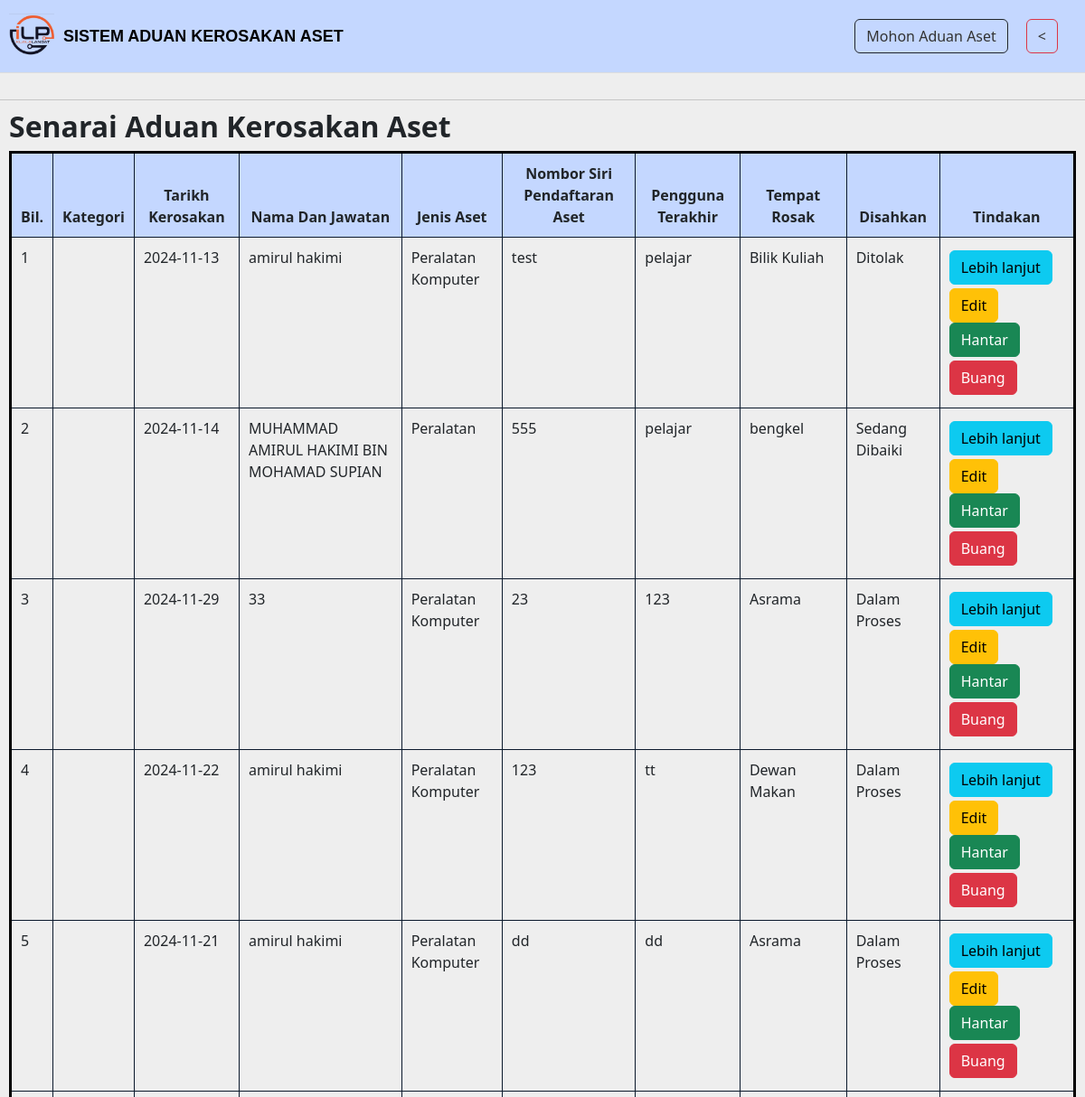
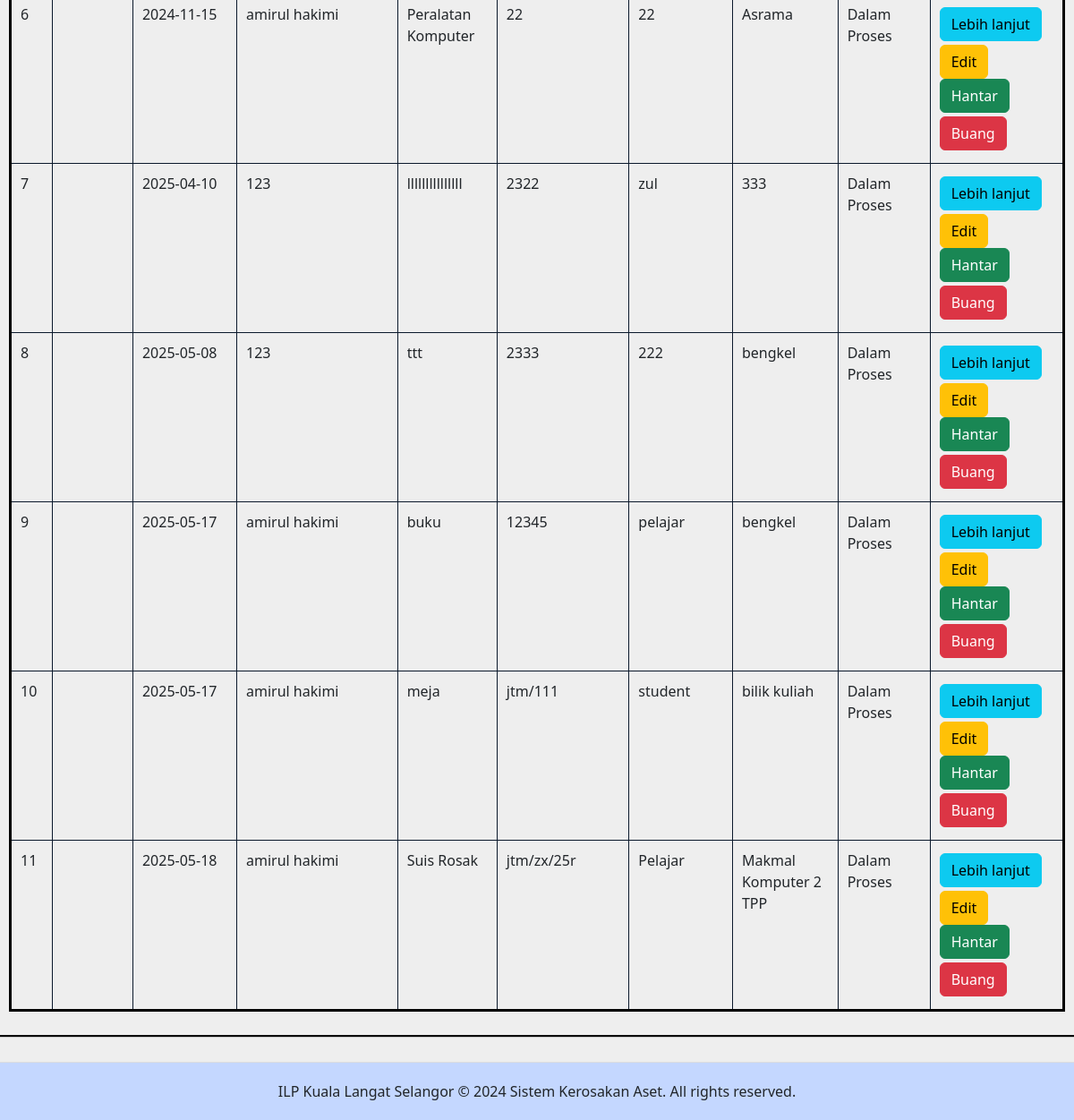
/maklumat_user.php, run on the app's committed database (2 pictures, top to bottom).
### tables this page shows
CREATE TABLE IF NOT EXISTS `tbl_semakan` (
  `no_id` int NOT NULL AUTO_INCREMENT,
  `role` varchar(50) NOT NULL,
  `jenis_aset` varchar(255) NOT NULL,
  `no_siri` varchar(50) NOT NULL,
  `tempat_rosak` varchar(255) NOT NULL,
  `userterakhir` varchar(255) NOT NULL,
  `ulasan` varchar(500) NOT NULL,
  `nama` varchar(255) NOT NULL,
  `emel` varchar(255) NOT NULL,
  `tarikh_rosak` date NOT NULL,
  `lulus_jabatan` varchar(255) NOT NULL DEFAULT 'Dalam Proses',
  `tarikh` timestamp NOT NULL DEFAULT CURRENT_TIMESTAMP,
  PRIMARY KEY (`no_id`) USING BTREE
);

### maklumat_user.php (the view, shortened to what this page needs)
<!DOCTYPE html>
<html lang="en">
<head>
    <link rel="stylesheet" href="https://cdn.jsdelivr.net/npm/bootstrap@5.2.2/dist/css/bootstrap.min.css">
</head>
<body>
    <div class="navbar">
        <a class="navbar-brand" href="#">
            <img src="img/305199717_985453492342369_1200662185772088661_n.png" height="50" alt="Sistem Aduan Kerosakan Aset" />
            <h4><b>SISTEM ADUAN KEROSAKAN ASET</b></h4>
        </a>
        <ul>
            <li><a href="aduan_admin.php" class="btn btn-outline-dark">Mohon Aduan Aset</a></li>
            <li><a href="admin.php" class="btn btn-outline-danger"><</a></li>
        </ul>
    </div>
    <section class="vh-100">
        <div class="container-md">
            <h2><b>Senarai Aduan Kerosakan Aset</b></h2>
            <div class="table-responsive-sm">
                <table class="table">
                    <thead>
                        <tr>
                            <th>Bil.</th>
                            <th>Kategori</th>
                            <th>Tarikh Kerosakan</th>
                            <th>Nama Dan Jawatan</th>
                            <th>Jenis Aset</th>
                            <th>Nombor Siri Pendaftaran Aset</th>
                            <th>Pengguna Terakhir</th>
                            <th>Tempat Rosak</th>
                            <th>Disahkan</th>
                            <th>Tindakan</th>
                        </tr>
                    </thead>
                    <tbody>
                    <?php
                    include('db.php');
                    $sql = "SELECT * FROM tbl_semakan";
                    $result = mysqli_query($conn, $sql);
                    if ($result->num_rows > 0) {
                        $count = 1;
                        while ($data = $result->fetch_assoc()) {
                    ?>
                    <tr>
                        <td><?php echo $count++; ?></td>
                        <td><?php echo htmlspecialchars($data['kategori']); ?></td>
                        <td><?php echo htmlspecialchars($data['tarikh_rosak']); ?></td>
                        <td><?php echo htmlspecialchars($data['nama']); ?></td>
                        <td><?php echo htmlspecialchars($data['jenis_aset']); ?></td>
                        <td><?php echo htmlspecialchars($data['no_siri']); ?></td>
                        <td><?php echo htmlspecialchars($data['userterakhir']); ?></td>
                        <td><?php echo htmlspecialchars($data['tempat_rosak']); ?></td>
                        <td><?php echo htmlspecialchars($data['lulus_jabatan']); ?></td>
                        <td>
                            <a href="view_admin.php?no_id=<?php echo $data['no_id'];?>" class="btn btn-info my-1">Lebih lanjut</a>
                            <a href="edit_admin.php?no_id=<?php echo $data['no_id'];?>" class="btn btn-warning">Edit</a>
                            <a href="hantar.php?no_id=<?php echo $data['no_id'];?>" class="btn btn-success">Hantar</a>
                            <a href="delete.php?no_id=<?php echo $data['no_id'];?>" class="btn btn-danger my-1">Buang</a>
                        </td>
                    </tr>
                    <?php
                        }
                    }
                    ?>
                    </tbody>
                </table>
                </div>
            </div>
    </section>
    <div class="footer">
        ILP Kuala Langat Selangor &copy; 2024 Sistem Kerosakan Aset. All rights reserved.
    </div>
</body>
</html>

### maklumat_user.php (style rules this page uses)
body { background: #EEEEEE; min-height: 100vh; margin: 0; display: flex; flex-direction: column; }
h4 { color: black; margin-top: 10px; font-size: 18px; font-family: 'Arial'; }
.navbar { background-color: #C4D7FF; padding: 10px; display: flex; justify-content: space-between; align-items: center; border-bottom: 1px solid #ddd; }
.navbar-brand { display: flex; align-items: center; text-decoration: none; color: #333; }
.navbar-brand img { margin-right: 10px; }
.navbar ul { list-style-type: none; padding: 0; margin: 0; display: flex; }
.navbar ul li { margin-right: 20px; }
.navbar ul li a { text-decoration: none; color: #333; }
section.vh-100 { flex: 1; }
.container-md { max-width: 1400px; margin: 30px auto; background-color: #EEEEEE; padding: 10px; box-shadow: 1px 1px 1px 1px black; }
.table { width: 100%; border-collapse: collapse; background-color: white; border-style: solid; border-color: black; }
.table thead th { background-color: #C4D7FF; border: 1px solid #0B192C; padding: 10px; text-align: center; }
.table tbody td { background-color: #EEEEEE; border: 1px solid #0B192C; padding: 10px; }
.footer { background-color: #C4D7FF; padding: 20px; text-align: center; border-top: 1px solid #ddd; margin-top: auto; }

### data on the page
tbl_semakan: tarikh_rosak "2024-11-13", nama "amirul hakimi", jenis_aset "Peralatan Komputer", no_siri "test", userterakhir "pelajar", tempat_rosak "Bilik Kuliah", lulus_jabatan "Ditolak"
tbl_semakan: tarikh_rosak "2024-11-14", nama "MUHAMMAD AMIRUL HAKIMI BIN MOHAMAD SUPIAN", jenis_aset "Peralatan", no_siri "555", userterakhir "pelajar", tempat_rosak "bengkel", lulus_jabatan "Sedang Dibaiki"
tbl_semakan: tarikh_rosak "2024-11-29", nama "33", jenis_aset "Peralatan Komputer", no_siri "23", userterakhir "123", tempat_rosak "Asrama", lulus_jabatan "Dalam Proses"
tbl_semakan: tarikh_rosak "2024-11-22", nama "amirul hakimi", jenis_aset "Peralatan Komputer", no_siri "123", userterakhir "tt", tempat_rosak "Dewan Makan", lulus_jabatan "Dalam Proses"
tbl_semakan: tarikh_rosak "2024-11-21", nama "amirul hakimi", jenis_aset "Peralatan Komputer", no_siri "dd", userterakhir "dd", tempat_rosak "Asrama", lulus_jabatan "Dalam Proses"
tbl_semakan: tarikh_rosak "2024-11-15", nama "amirul hakimi", jenis_aset "Peralatan Komputer", no_siri "22", userterakhir "22", tempat_rosak "Asrama", lulus_jabatan "Dalam Proses"
tbl_semakan: tarikh_rosak "2025-04-10", nama "123", jenis_aset "lllllllllllllll", no_siri "2322", userterakhir "zul", tempat_rosak "333", lulus_jabatan "Dalam Proses"
tbl_semakan: tarikh_rosak "2025-05-08", nama "123", jenis_aset "ttt", no_siri "2333", userterakhir "222", tempat_rosak "bengkel", lulus_jabatan "Dalam Proses"
tbl_semakan: tarikh_rosak "2025-05-17", nama "amirul hakimi", jenis_aset "buku", no_siri "12345", userterakhir "pelajar", tempat_rosak "bengkel", lulus_jabatan "Dalam Proses"
tbl_semakan: tarikh_rosak "2025-05-17", nama "amirul hakimi", jenis_aset "meja", no_siri "jtm/111", userterakhir "student", tempat_rosak "bilik kuliah", lulus_jabatan "Dalam Proses"
tbl_semakan: tarikh_rosak "2025-05-18", nama "amirul hakimi", jenis_aset "Suis Rosak", no_siri "jtm/zx/25r", userterakhir "Pelajar", tempat_rosak "Makmal Komputer 2 TPP", lulus_jabatan "Dalam Proses"
